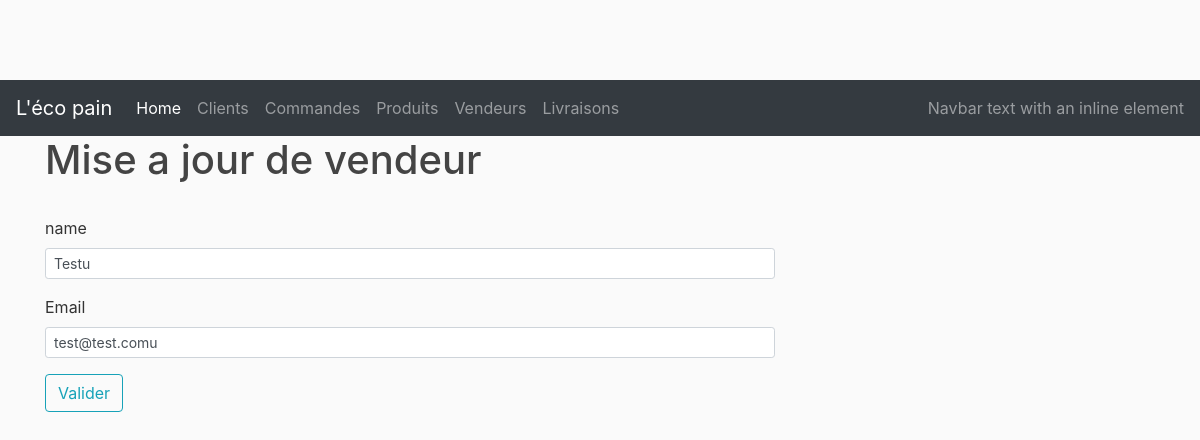
The app's page /vendors/update/2, older data.
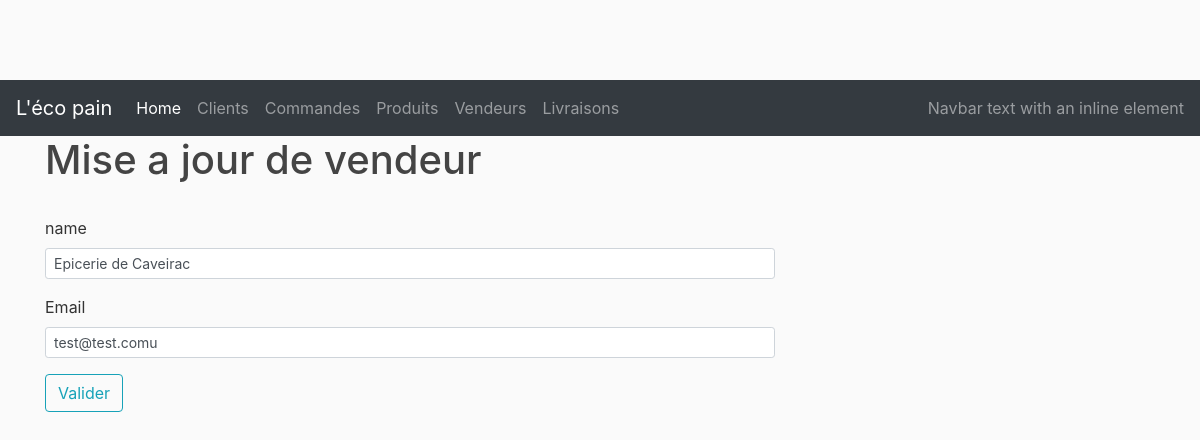
The same page, newer data.
### lecopain/models.py (models this page shows, shortened)
class Vendor(db.Model)        :
    __tablename__             = 'vendors'
    id                        = db.Column(db.Integer, primary_key  = True)
    name                      = db.Column(db.String(50), nullable  = False)
    email                     = db.Column(db.String(200), nullable = False)
    products                  = db.relationship('Product', backref = 'vendor', lazy = True)
    vendorOrders              = db.relationship('VendorOrder', backref = 'vendor', lazy = True)

### lecopain/controllers/vendor_controller.py (the view)
@vendor_page.route("/vendors/update/<int:vendor_id>", methods=['GET', 'POST'])
def display_update_order(vendor_id):
    vendor = Vendor.query.get_or_404(vendor_id)
    form = VendorForm()
    if form.validate_on_submit():
        print('update form validate : ' + str(vendor.id))
        vendor.name = form.name.data
        vendor.email=form.email.data
        db.session.commit()
        return redirect(url_for('vendor_page.vendors'))
    else:
        form.name.data = vendor.name
        form.email.data = vendor.email
    return render_template('/vendors/update_vendor.html', vendor=vendor, title='Mise a jour de vendeur', form=form)

### lecopain/form.py
class VendorForm(FlaskForm):
    name = StringField('name', validators=[DataRequired(), Length(min=2, max=200)])
    email = StringField('Email', validators=[DataRequired(), Length(min=2, max=200)])
    submit = SubmitField('Valider')

### lecopain/templates/vendors/update_vendor.html (shortened to what this page needs)
{% extends "layout.html" %}
{% block content %}
    <div class="content-section">
        <form method="POST" action="" style="display: inline;">
            <fieldset class="form-group">
            <div class="form-group">
                {{ form.name.label(class="form-control-label") }}
                {{ form.name(class="form-control form-control-sm") }}
            </div>
            <div class="form-group">
                {{ form.email.label(class="form-control-label")}}
                {{ form.email(class="form-control form-control-sm")}}
            </div>
            <div class="form-group">
                {{ form.submit(class="btn btn-outline-info") }}
            </div>
        </form>
    </div>
{% endblock %}

Row changes from the older to the newer data that the page shows:
changed Vendor "test@test.comu": name "Testu" → "Epicerie de Caveirac"
